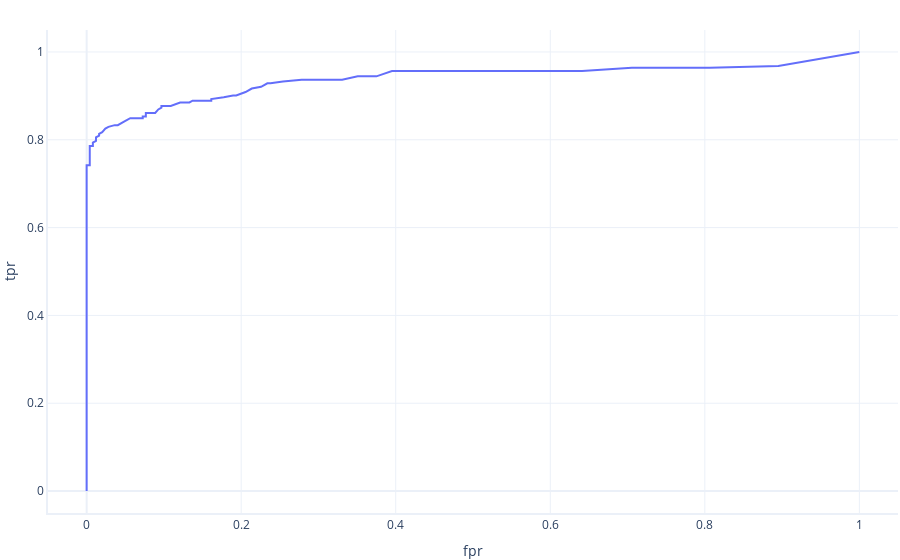

Notebook code cell kept with this figure:
### Markdown cell above
These models have similar, but not identical, performance on the test set in terms of accuracy.

## Create ROC plots

Let's create ROC curves for these models. To do this, we will simply import code from the last exercises so that we can focus on what we would like to learn here. If you need a refresher on how these were made, re-read the last exercise.

Note that we've made a slight change. Now our method produces both a graph, and the table of numbers we used to create the graph.

First let's look at the logistic regression model:

### Code cell
from m2d_make_roc import create_roc_curve # import our previous ROC code

fig, thresholds_lr = create_roc_curve(predict_with_logistic_regression, test, "motion")

# Uncomment the line below if you would like to see the area under the curve
#fig.update_traces(fill="tozeroy")

fig.show()

# Show the table of results
thresholds_lr

### Figure 1 — Plotly figure (JSON) as saved in the notebook; plotly's stock layout.template omitted (floating-point values rounded to 4 significant figures)
{"data": [{"hovertemplate": "fpr=%{x}<br>tpr=%{y}<extra></extra>", "legendgroup": "", "marker": {"color": "#636efa", "size": 17, "symbol": "circle"}, "mode": "lines", "name": "", "orientation": "v", "showlegend": false, "type": "scatter", "x": [1, 1, 1, 1, 0.8952, 0.8065, 0.7056, 0.6411, 0.5685, 0.5202, 0.4677, 0.4153, 0.3952, 0.375, 0.3508, 0.3306, 0.3145, 0.2903, 0.2782, 0.254, 0.2419, 0.2379, 0.2339, 0.2258, 0.2137, 0.2056, 0.1935, 0.1895, 0.1774, 0.1653, 0.1613, 0.1613, 0.1613, 0.1452, 0.1371, 0.1331, 0.125, 0.121, 0.1089, 0.1008, 0.09677, 0.09677, 0.09677, 0.09274, 0.09274, 0.08871, 0.08468, 0.08065, 0.08065, 0.08065, 0.07661, 0.07661, 0.07661, 0.07258, 0.07258, 0.06048, 0.05645, 0.04839, 0.04435, 0.04435, 0.04032, 0.03629, 0.03629, 0.02823, 0.02419, 0.02016, 0.02016, 0.01613, 0.01613, 0.0121, 0.0121, 0.0121, 0.008065, 0.008065, 0.008065, 0.004032, 0.004032, 0.004032, 0.004032, 0.004032, 0.004032, 0.004032, 0.004032, 0.004032, 0.004032, 0.004032, 0, 0, 0, 0, 0, 0, 0, 0, 0, 0, 0, 0, 0, 0, 0, 0, 0, 0], "xaxis": "x", "y": [1, 1, 1, 1, 0.9683, 0.9643, 0.9643, 0.9563, 0.9563, 0.9563, 0.9563, 0.9563, 0.9563, 0.9444, 0.9444, 0.9365, 0.9365, 0.9365, 0.9365, 0.9325, 0.9286, 0.9286, 0.9286, 0.9206, 0.9167, 0.9087, 0.9008, 0.9008, 0.8968, 0.8929, 0.8929, 0.8889, 0.8889, 0.8889, 0.8889, 0.8849, 0.8849, 0.8849, 0.877, 0.877, 0.877, 0.873, 0.873, 0.869, 0.869, 0.8611, 0.8611, 0.8611, 0.8611, 0.8611, 0.8611, 0.8571, 0.8532, 0.8532, 0.8492, 0.8492, 0.8492, 0.8413, 0.8373, 0.8373, 0.8333, 0.8333, 0.8333, 0.8294, 0.8254, 0.8175, 0.8175, 0.8135, 0.8095, 0.8056, 0.8016, 0.7976, 0.7937, 0.7857, 0.7857, 0.7857, 0.7857, 0.7857, 0.7738, 0.7698, 0.7659, 0.7619, 0.7619, 0.7579, 0.754, 0.7421, 0.7421, 0.7381, 0.7381, 0.7302, 0.7222, 0.7143, 0.7103, 0.6944, 0.6786, 0.6548, 0.6389, 0.627, 0.5913, 0.5635, 0.5397, 0.4643, 0, 0], "yaxis": "y"}], "layout": {"legend": {"tracegroupgap": 0}, "xaxis": {"anchor": "y", "domain": [0, 1], "range": [-0.05, 1.05], "title": {"text": "fpr"}}, "yaxis": {"anchor": "x", "domain": [0, 1], "range": [-0.05, 1.05], "title": {"text": "tpr"}}}}
